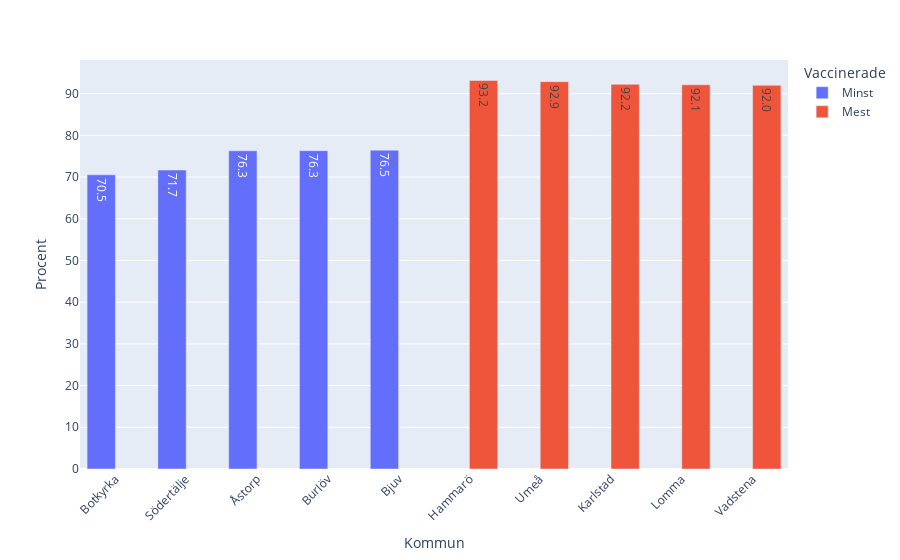

Notebook source saved alongside this figure:
### Markdown cell above
### KPI#2 Skillnad i andel vaccinerade mellan och inom mest och minst vaccinerade kommuner
* Skillnader i andel vaccinerade jämförs. Dom 5 mest och 5 minst vaccinerade kommunerna.  

* Skillnaden mellan den mest vaccinerade kommunan och minst vaccinerade kommunen var 22.7 procenheter.  

* Största skillnaden inom dom 5 minst vaccinerade kommunerna var 6 procentenheter.  

* Största skillnaden inom dom 5 mest vaccinerade kommunerna var 1.2 procentenheter.  

* Tre av dom minst vaccinerade kommunerna befinner sig i Skåne. Dom två minst vaccinerade kommunerna befinner sig i Stockholmsområdet  

* Dom två minst vaccinerade kommunerna är också dom befolkningsmässigt största i urvalet

### Code cell
# 5 mest & minst vaccinerade kommuner

six_largest = vaccinated_municipalities.nlargest(5, ["Andel_dos1"])
six_largest = six_largest[["KnNamn", "Andel_dos1"]]
six_largest.insert(0, "Storlek", ["Mest" for n in range(len(six_largest))])

six_smallest = vaccinated_municipalities.nsmallest(5, ["Andel_dos1"])
six_smallest = six_smallest[["KnNamn", "Andel_dos1"]]
six_smallest.insert(0, "Storlek", ["Minst" for n in range(len(six_smallest))])

size_df = pd.concat([six_smallest, six_largest])
size_df["Andel_dos1"] *= 100


fig = px.bar(size_df, x='KnNamn', y='Andel_dos1', color='Storlek', barmode='group', labels=dict(Andel_dos1="Procent", KnNamn="Kommun", Storlek="Vaccinerade"), template='plotly', text="Andel_dos1")
fig.update_traces(texttemplate = "%{value:.1f}")
fig.update_xaxes(tickangle=-45)

fig.show()

### Figure 1 — Plotly figure (JSON) as saved in the notebook; plotly's stock layout.template omitted (floating-point values rounded to 4 significant figures)
{"data": [{"alignmentgroup": "True", "hovertemplate": "Vaccinerade=Minst<br>Kommun=%{x}<br>Procent=%{text}<extra></extra>", "legendgroup": "Minst", "marker": {"color": "#636efa", "pattern": {"shape": ""}}, "name": "Minst", "offsetgroup": "Minst", "orientation": "v", "showlegend": true, "text": [70.53, 71.67, 76.3, 76.32, 76.45], "textposition": "auto", "texttemplate": "%{value:.1f}", "type": "bar", "x": ["Botkyrka", "Södertälje", "Åstorp", "Burlöv", "Bjuv"], "xaxis": "x", "y": [70.53, 71.67, 76.3, 76.32, 76.45], "yaxis": "y"}, {"alignmentgroup": "True", "hovertemplate": "Vaccinerade=Mest<br>Kommun=%{x}<br>Procent=%{text}<extra></extra>", "legendgroup": "Mest", "marker": {"color": "#EF553B", "pattern": {"shape": ""}}, "name": "Mest", "offsetgroup": "Mest", "orientation": "v", "showlegend": true, "text": [93.16, 92.87, 92.23, 92.12, 91.99], "textposition": "auto", "texttemplate": "%{value:.1f}", "type": "bar", "x": ["Hammarö", "Umeå", "Karlstad", "Lomma", "Vadstena"], "xaxis": "x", "y": [93.16, 92.87, 92.23, 92.12, 91.99], "yaxis": "y"}], "layout": {"barmode": "group", "legend": {"title": {"text": "Vaccinerade"}, "tracegroupgap": 0}, "margin": {"t": 60}, "xaxis": {"anchor": "y", "domain": [0, 1], "tickangle": -45, "title": {"text": "Kommun"}}, "yaxis": {"anchor": "x", "domain": [0, 1], "title": {"text": "Procent"}}}}
